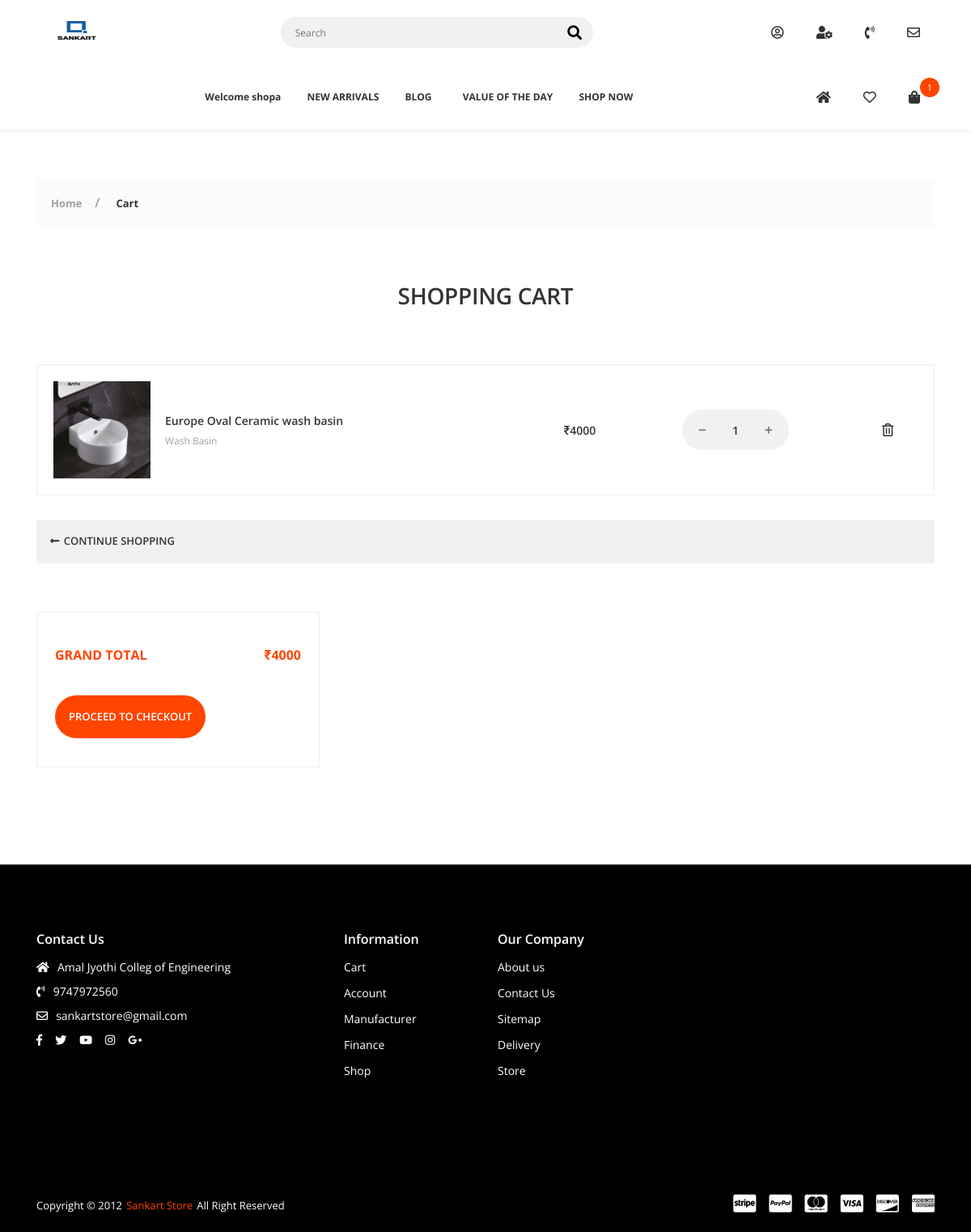
The app's page /cart/ (signed in), older data.
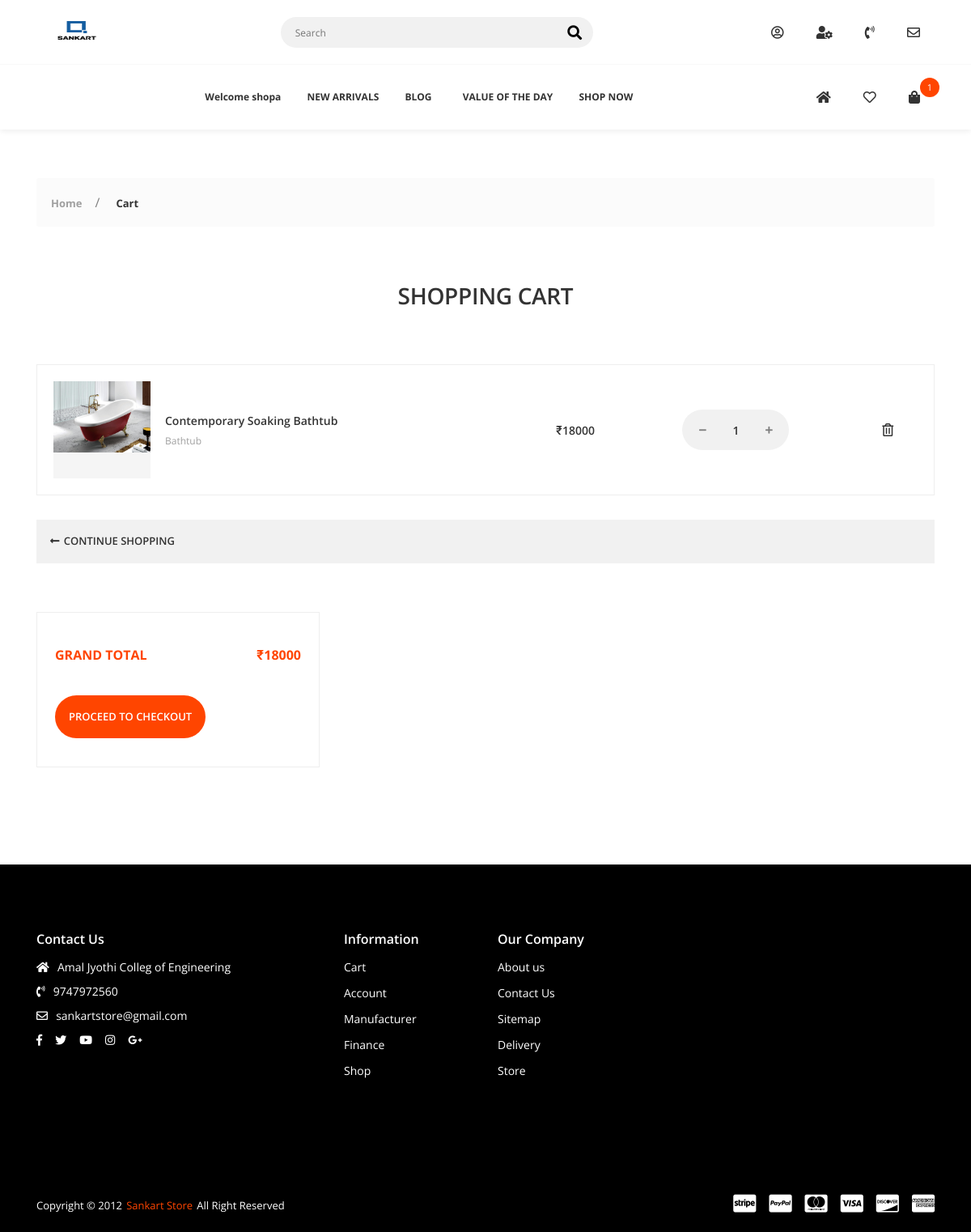
The same page, newer data.
### cart/models.py (models this page shows, shortened)
class CartItem(models.Model):
    user = models.ForeignKey(Account, on_delete=models.CASCADE, null=True)
    product = models.ForeignKey(Product, on_delete=models.CASCADE)
    variations = models.ManyToManyField(Variation, blank=True)
    cart = models.ForeignKey(Cart, on_delete=models.CASCADE, null=True)
    quantity = models.IntegerField()
    is_active = models.BooleanField(default=True)

### shop_app/models.py (models this page shows, shortened)
class Product(models.Model):
    product_name = models.CharField(max_length=200, unique=True)
    slug = models.SlugField(max_length=200, unique=True)
    description = models.TextField(max_length=500, blank=True)
    price = models.IntegerField()
    images = models.ImageField(upload_to='photos/product')
    display = models.ImageField(upload_to='photos/display',default="a3.png")
    stock = models.IntegerField()
    is_available = models.BooleanField(default=True)
    is_featured = models.BooleanField(default=False)
    category = models.ForeignKey(Category, on_delete=models.CASCADE)
    created_date = models.DateField(auto_now_add=True)
    modified_date = models.DateField(auto_now=True)

class Category(models.Model):
    category_name = models.CharField(max_length=50, unique=True)
    slug = models.SlugField(max_length=100, unique=True)
    description = models.TextField(max_length=255, blank=True)
    cat_image = models.ImageField(upload_to='photos/categories', blank=True)
    class Meta:
        verbose_name = 'category'
        verbose_name_plural = 'categories'
    def __str__(self):
        return self.category_name  #shows the name

### cart/views.py (the view)
# urls.py: path('cart/', include('cart.urls')),
def cart(request, total=0, quantity=0, cart_item=None, cart_items=None):
    try:
        tax = 0
        grand_total = 0
        if request.user.is_authenticated:
            cart_items = CartItem.objects.filter(
                user=request.user, is_active=True)
        else:
            cart = Cart.objects.get(cart_id=_cart_id(request))
            cart_items = CartItem.objects.filter(cart=cart, is_active=True)
        for cart_item in cart_items:
            total += (cart_item.product.price*cart_item.quantity)
            quantity += cart_item.quantity
    except ObjectDoesNotExist:
        pass
    context = {
        'total': total,
        'quantity': quantity,
        'cart_items': cart_items,
    }
    return render(request, 'cart.html', context)

### cart/context_processors.py (called while the page is built)
def counter(request):
    cart_count = 0
    if 'admin' in request.path:
        return {}
    else:
        try:
            cart = Cart.objects.filter(cart_id=_cart_id(request))
            if request.user.is_authenticated:
                cart_items = CartItem.objects.all().filter(user=request.user)
            else:
                cart_items = CartItem.objects.all().filter(cart=cart[:1])
            for cart_item in cart_items:
                cart_count += cart_item.quantity
        except Cart.DoesNotExist:
            cart_count = 0
    return dict(cart_count=cart_count)

### cart/views.py (called while the page is built)
def _cart_id(request):
    cart = request.session.session_key
    if not cart:
        cart = request.session.create()
    return cart

### shop_app/context_processors.py (called while the page is built)
def menu_links(request):
    links = Category.objects.all()
    return dict(links=links)

### wishlist/views.py (called while the page is built)
def _wishlist_id(request):
    wishlist = request.session.session_key
    if not wishlist:
        wishlist = request.session.create()
    return wishlist

### templates/cart.html (shortened to what the changed rows need)
{% extends 'base.html' %}
{% load static %}
{% block content %}
        <div class="app-content">
            {% if not cart_items %}
             <div class="u-s-p-y-60">
                <div class="section__content">
                    <div class="container">
                        <div class="row">
                            <div class="col-lg-12 col-md-12 u-s-m-b-30">
                                <div class="empty">
                                    <div class="empty__wrap">
                                        <span class="empty__big-text">EMPTY</span>
                                        <span class="empty__text-1">No items found on your cart.</span>
                                        <a class="empty__redirect-link btn--e-brand" href="{% url 'store' %}">CONTINUE SHOPPING</a></div>
                                </div>
                            </div>
                        </div>
                    </div>
                </div>
            </div>
            {% else %}
            <div class="u-s-p-b-60">
                <div class="section__intro u-s-m-b-60">
                    <div class="container">
                        <div class="row">
                            <div class="col-lg-12">
                                <div class="section__text-wrap">
                                    <h1 class="section__heading u-c-secondary">SHOPPING CART</h1>
                                </div>
                            </div>
                        </div>
                    </div>
                </div>
                <div class="section__content">
                    <div class="container">
                        <div class="row">
                            <div class="col-lg-12 col-md-12 col-sm-12 u-s-m-b-30">
                                <div class="table-responsive">
                                    <table class="table-p">
                                        <tbody>
                                            {% for cart_item in cart_items %}
                                            <tr>
                                                <td>
                                                    <div class="table-p__box">
                                                        <div class="table-p__img-wrap">
                                                            <img class="u-img-fluid" src="{{cart_item.product.images.url}}" style="width:600 height:600;" alt=""></div>
                                                        <div class="table-p__info">
                                                            <span class="table-p__name">
                                                                <a href="#">{{cart_item.product.product_name}}</a></span>
                                                            <span class="table-p__category">
                                                                <a href="#">{{cart_item.product.category}}</a></span>
                                                        </div>
                                                    </div>
                                                </td>
                                                <td>
                                                    <span class="table-p__price">₹{{cart_item.product.price}}</span></td>
                                                <td>
                                                    <div class="table-p__input-counter-wrap">
                                                        <div class="input-counter">
                                                             <a href="{% url 'remove_cart' cart_item.product.id cart_item.id %}">
                                                            <span class="input-counter__minus fas fa-minus"></span></a>
                                                            <input class="input-counter__text input-counter--text-primary-style" type="text" value="{{cart_item.quantity}}" data-min="1" data-max="1000">
                                                            <a href="{% url 'add_cart' cart_item.product.id %}">
                                                            <span class="input-counter__plus fas fa-plus"></span></a></div>
                                                    </div>
                                                </td>
                                                <td>
                                                    <div class="table-p__del-wrap">
                                                        <a class="far fa-trash-alt table-p__delete-link" href="{% url 'remove_cart_item' cart_item.product.id cart_item.id%}"></a></div>
                                                </td>
                                            </tr>
                                            {% endfor %}
                                        </tbody>
                                    </table>
                                </div>
                            </div>
                            <div class="col-lg-12">
                                <div class="route-box">
                                    <div class="route-box__g1">
                                        <a class="route-box__link" href="{% url 'store' %}"><i class="fas fa-long-arrow-alt-left"></i>
                                            <span>CONTINUE SHOPPING</span></a></div>
                                </div>
                            </div>
                        </div>
                    </div>
                </div>
            </div>
            <div class="u-s-p-b-60">
                <div class="section__content">
                    <div class="container">
                        <div class="row">
                            <div class="col-lg-12 col-md-12 col-sm-12 u-s-m-b-30">
                                    <div class="row">
                                        <div class="col-lg-4 col-md-6 u-s-m-b-30">
                                            <div class="f-cart__pad-box">
                                                <div class="u-s-m-b-30">
                                                    <table class="f-cart__table">
                                                        <tbody>
                                                            <tr>
                                                                <td>GRAND TOTAL</td>
                                                                <td>₹{{total}}</td>
                                                            </tr>
                                                        </tbody>
                                                    </table>
                                                </div>
                                                <div>
                                                    <a class="empty__redirect-link btn--e-brand" href="{% url 'checkout' %}">PROCEED TO CHECKOUT</a></div>
                                            </div>
                                        </div>
                                    </div>
                            </div>
                        </div>
                    </div>
                </div>
            </div>
            {% endif %}
        </div>
{% endblock %}

Row changes from the older to the newer data that the page shows:
removed CartItem: product.images (picture), product.product_name "Europe Oval Ceramic wash basin", product.category "Wash Basin", product.price "4000", quantity "1"
added CartItem: product.images (picture), product.product_name "Contemporary Soaking Bathtub", product.category "Bathtub", product.price "18000", quantity "1"
Text that changed along with them:
{{ total }}: "4000" → "18000"
